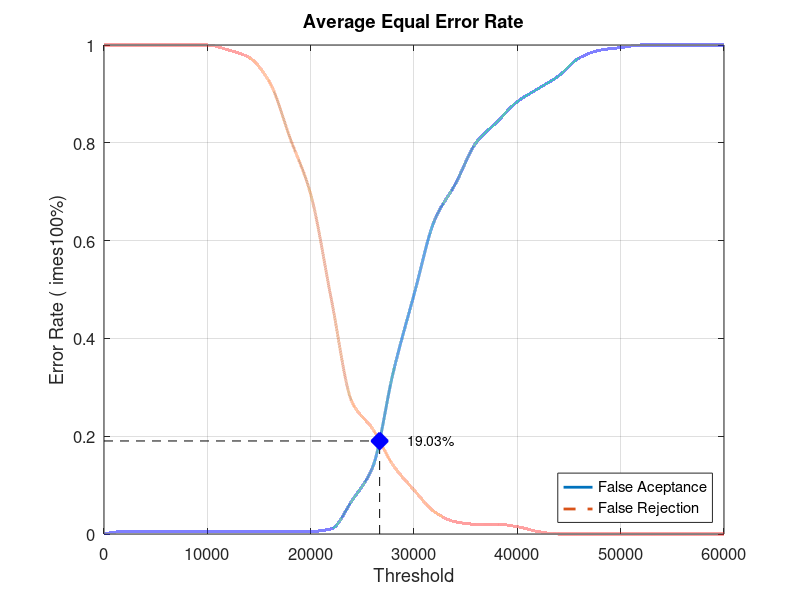
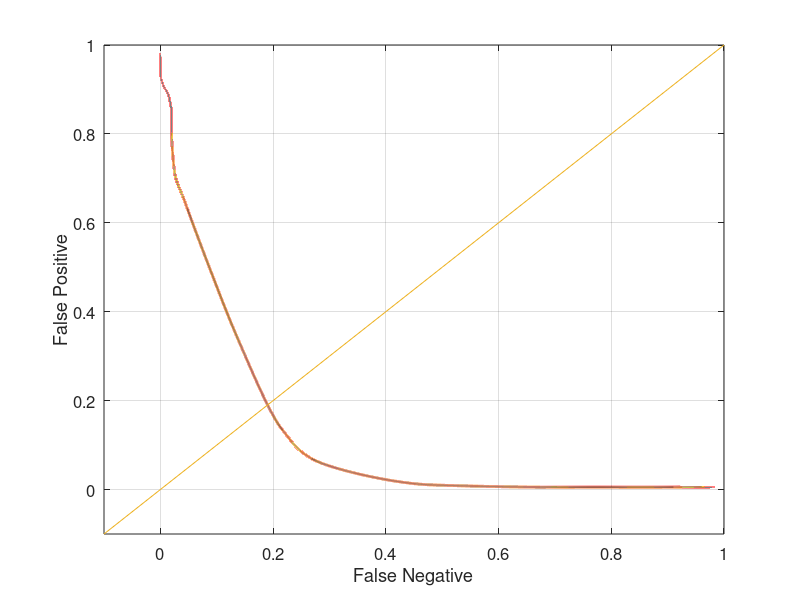

These charts were generated, in order, by the following MATLAB code:
close all;
clear;
clc;
x = 0:2000:60000;
xq = 0:0.5:60000;

y0 = [0 0.00526316 0.00526316 0.00526316 0.00526316 0.00526316 0.00526316 0.00526316 0.00526316 0.00526316 0.00526316 0.0105263 0.0684211 0.136842 0.331579 0.489474 0.642105 0.715789 0.8 0.842105 0.884211 0.910526 0.936842 0.973684 0.989474 0.994737 1 1 1 1 1]
yy0 = interp1(x, y0, xq, 'pchip');
y1 = [1 1 1 1 1 1 0.99 0.975 0.925 0.81 0.695 0.48 0.27 0.215 0.14 0.09 0.045 0.025 0.02 0.02 0.015 0.005 0 0 0 0 0 0 0 0 0]
yy1 = interp1(x, y1, xq, 'pchip');

% Calculating EER: 
y2 = abs(y0 - y1);
find(y2 == min(y2))
yy2 = abs(yy0 - yy1);
xEER = find(yy2 == min(yy2));
xEERIndex = xq(xEER) % X-axis EER
yEER = yy0(xEER) % Y-axis EER

main = figure
plot(xq, yy0,'-','LineWidth', 2);	hold on
plot(xq, yy1,'--','LineWidth', 2);	hold on
plot([xEERIndex xEERIndex], [0 yEER], 'k--');	hold on
plot([0 xEERIndex], [yEER yEER], 'k--');	hold on
plot(xEERIndex, yEER, 'bx', 'LineWidth', 10);	hold on
text(xEERIndex + 10 * xEERIndex / 100, yEER, [num2str(round((10000 * yEER)) / 100) '%'])
legend('False Aceptance', 'False Rejection', 'Location', 'SouthEast')
xlabel('Threshold')
ylabel('Error Rate (	imes100%)')
title('Average Equal Error Rate')
set(gca, 'FontSize', 12)
axis([0 60000 0 1])
grid on

print(main, 'Database2_1Main', '-dpng');
FNRxFPR = figure('Color', [1 1 1]);
plot(yy1, yy0, '-', yy1, yy0, 'LineWidth', 2);
hold on
y = -0.1:0.1:1
plot(y, y); 
set(gca, 'FontSize', 12)
xlabel('False Negative')
ylabel('False Positive')
axis([-0.1 1 -0.1 1])
set(gca, 'FontSize', 12)
grid on

print(FNRxFPR, 'Database2_1FNRxFPR','-dpng');
